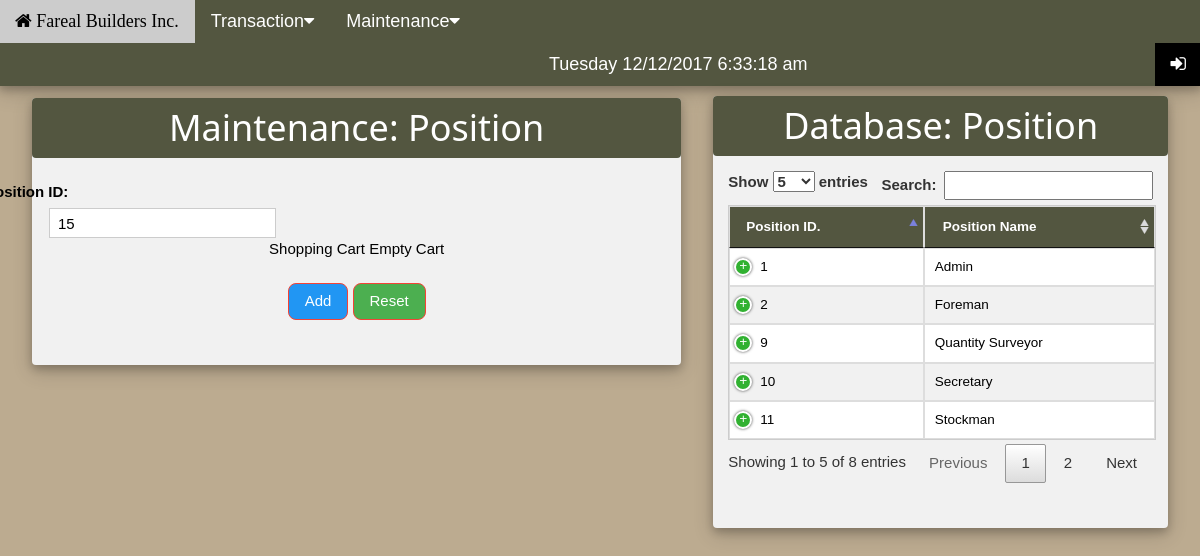
Page /cart/try.php on the committed database.
### tables this page shows
CREATE TABLE `position` (
  `position_no` int(11) NOT NULL,
  `position_name` varchar(100) DEFAULT NULL,
  `status` varchar(20) DEFAULT NULL
);

### cart/try.php (the view, shortened to what this page needs)
<!DOCTYPE html>
<html>
<head>
<link rel="stylesheet" href="bootstrap/css/bootstrap.min.css">
<link rel="stylesheet" href="w3.css">
<link rel="stylesheet" href="http://cdnjs.cloudflare.com/ajax/libs/font-awesome/4.6.3/css/font-awesome.min.css">
  <link rel="stylesheet" href="http://localhost/xampp/capstone/DataTables/responsive/css/responsive.dataTables.min.css">
  <link rel="stylesheet" href="http://localhost/xampp/capstone/DataTables/css/jquery.dataTables.min.css">
</head>
<body class="w3-container">
<ul class="w3-navbar w3-card-4 w3-camo-dark-green w3-large">
  <li><a href="main.php"><i class="fa fa-home">  Fareal Builders Inc.</i></a></li>
    <li class="w3-dropdown-hover w3-hover-orange">
    <a class="w3-hover-brown" href="#">Transaction<i class="fa fa-caret-down"></i></a>
    </li>
  <li class="w3-dropdown-hover w3-hover-orange">
    <a class="w3-hover-brown" href="#">Maintenance<i class="fa fa-caret-down"></i></a>
    </li>
    <li style="margin-top:8px;"><span id='time' style="margin-left: 550px;"></span></li>
    <li class="w3-right"><a class="w3-black" href="#"><i class="fa fa-sign-in"></i></a></li>
</ul>
<form action="" method="post" name="frm" id="frm" action="position.php">
<div class="w3-row">
<div class="w3-col w3-container m6 l7">
<div class="w3-card-4 w3-center w3-light-grey w3-round" style="width:100%; margin-top: 12px; ">
<header class="w3-container w3-camo-dark-green w3-round">
  <h1>Maintenance: Position</h1>
</header>
<br>
<?php
$content1=mysql_query("select max(position_no) as max from position");
$row=mysql_fetch_array($content1);
$noo=$row['max'];
$hell=$noo+1;
?>
<label style="margin-left:-660px;">Position ID:</label>
    <input class="w3-input w3-border" type="text" name="position_no" value="<?php echo $hell; ?>" style="width:35%;margin-left:17px; height:30px;" readonly>
<div id="shopping-cart">
<div class="txt-heading">Shopping Cart <a id="btnEmpty" href="try.php?action=empty">Empty Cart</a></div>
</div>
<br>
<button type="submit" name="btnAdd" class="w3-btn w3-blue w3-border w3-border-red w3-round-large">Add</button>
<button type="button" class="w3-btn w3-green w3-border w3-border-red w3-round-large" onclick="ClearFields();">Reset</button>
<br></br><br>
</div>
</div>
<div class="w3-col w3-container m8 l5" >
<div class="w3-card-4 w3-center w3-light-grey w3-round" style="width:100%; margin-top: 10px; ">
<header class="w3-container w3-camo-dark-green w3-round">
  <h1>Database: Position</h1>
</header>
<?php
$servername = "localhost";
$username = "root";
$password = "";
$dbname = "projectmonitoring";
$conn = new mysqli($servername, $username, $password, $dbname);
echo'
<div class="container" style="width:100%; margin-left: 0px; margin-top: -75px;">
    <br> <br> <br> <br>
  <table class="dt-responsive table-bordered w3-table w3-bordered w3-striped w3-border w3-hoverable" id="tableko1" name="tableko1" style="font-size: 0.9em;">
    <thead>
      <tr class="w3-camo-dark-green">
        <th>Position ID.</th>
        <th>Position Name</th>
        <th>Action</th>
      </tr>
    </thead>
    <tbody>
     ';
      $sql = "SELECT * FROM position where status='Active'";
      $result = $conn->query($sql);
    while($row = $result->fetch_assoc())
      {
         $position_no=$row['position_no'];
        $position_name=$row['position_name'];
      echo'<tr>';
        echo'<td>'.$position_no.'</td>';
        echo'<td>'.$position_name.'</td>';
        ?>
        <?php
        }
      echo'</tr>';
     echo'
    </tbody>
  </table>
  <br></br>';
   ?>
    </div>
</form>
</body>
</html>

### cart/try.php (style rules this page uses)
body { background-color:#bcab90; margin: 0px; }
.w3-camo-dark-green { color:#fff;background-color:#535640 }
.w3-navbar { width: 103%; margin-left: -17px; }

### rows in the picture
position: position_no "1", position_name "Admin"
position: position_no "2", position_name "Foreman"
position: position_no "9", position_name "Quantity Surveyor"
position: position_no "10", position_name "Secretary"
position: position_no "11", position_name "Stockman"
